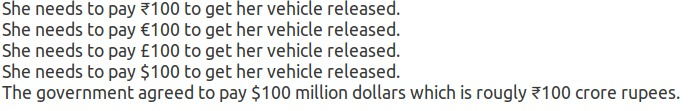
#> input picture annotation/media/tess_rupee_test.jpg, 690 x 111 px
$ python -i deskew.py   (imports and definitions only)
#> lines starting #> are read from the running program, lines starting #| are printed output that depends on the picture; after the words box and inside, x2 and y2 are one past the last pixel; in counts of white or black regions, pixels touching at a corner belong together
#> further down, picture is the input picture: shape (111, 690, 3); mean B, G, R 231.1, 231.9, 231.4
import numpy as np
import cv2


def deskewImage(img):
    """
    adapted from: https://www.pyimagesearch.com/2017/02/20/text-skew-correction-opencv-python/
    """

    # use medianBluer to remove black artefacts from the image
    image = cv2.medianBlur(img, 5)
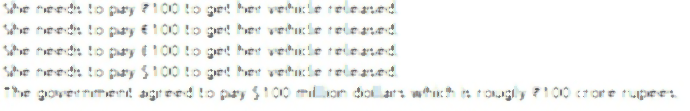
#> image: shape (111, 690, 3); mean B, G, R 242.8, 244.4, 243.3

    # convert the image to grayscale and flip the foreground
    # and background to ensure foreground is now "white" and
    # the background is "black"
    gray = cv2.cvtColor(img, cv2.COLOR_BGR2GRAY)
    gray = cv2.bitwise_not(gray)
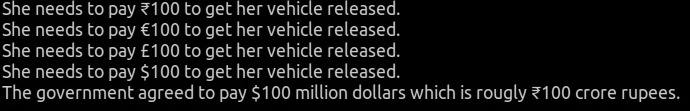
#> gray: shape (111, 690); min 0, max 209, mean 23.4
    # threshold the image, setting all foreground pixels to
    # 255 and all background pixels to 0
    thresh = cv2.threshold(gray, 0, 255, cv2.THRESH_BINARY | cv2.THRESH_OTSU)[1]
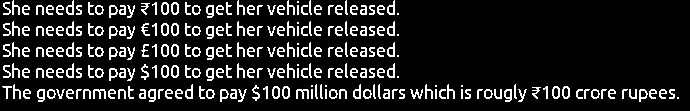
#> thresh: shape (111, 690); 13.2% white in thin lines or dots

    # grab the (x, y) coordinates of all pixel values that
    # are greater than zero, then use these coordinates to
    # compute a rotated bounding box that contains all
    # coordinates
    coords = np.column_stack(np.where(thresh > 0))
#> coords = 10072 pairs, first value 0 to 101, second value 2 to 678
    angle = cv2.minAreaRect(coords)[-1]
#> angle = -90
    # the `cv2.minAreaRect` function returns values in the
    # range [-90, 0); as the rectangle rotates clockwise the
    # returned angle trends to 0 -- in this special case we
    # need to add 90 degrees to the angle
    if angle < -45:
        angle = -(90 + angle)
#> angle = 0
    # otherwise, just take the inverse of the angle to make
    # it positive
    else:
        angle = -angle

    # rotate the image to deskew it
    (h, w) = image.shape[:2]
#> h = 111; w = 690
    center = (w // 2, h // 2)
#> center = (345, 55)
    M = cv2.getRotationMatrix2D(center, angle, 1.0)
#> M = [[1, 0, 0], [0, 1, 0]]

    rotated_img = cv2.warpAffine(
        img, M, (w, h), flags=cv2.INTER_CUBIC, borderMode=cv2.BORDER_REPLICATE
    )

    return rotated_img

>>> import cv2
>>> picture = cv2.imread('../media/tess_rupee_test.jpg')
>>> result = deskewImage(picture)

$ run again, on annotation/media/page_1.jpg
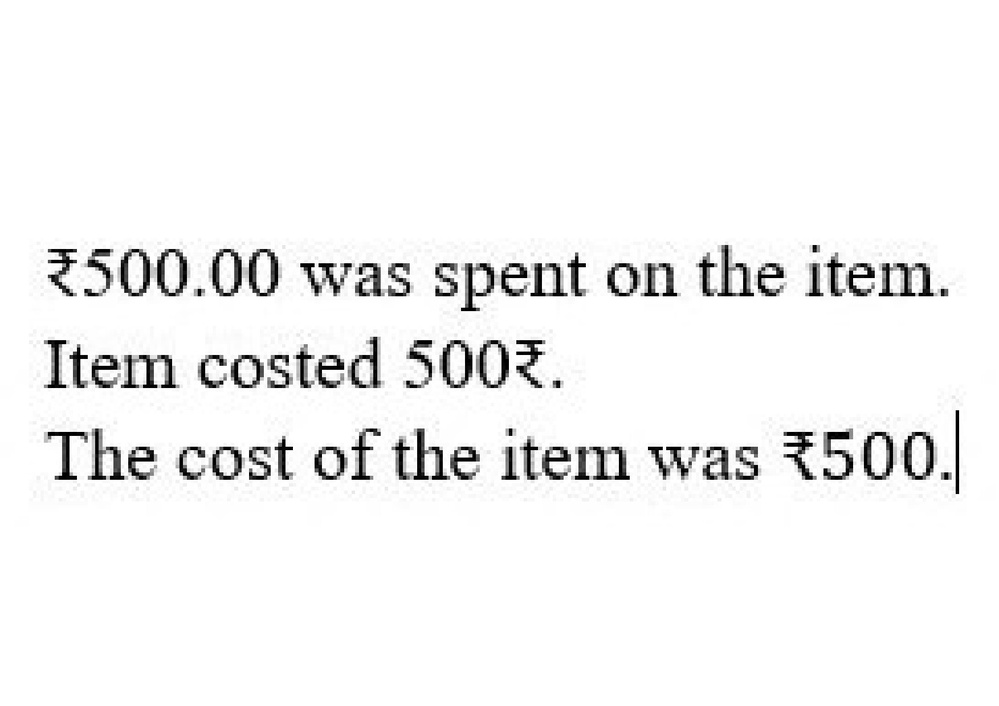
#> input picture annotation/media/page_1.jpg, 999 x 706 px, shrunk from 1753 x 1239 before the run
#> picture is the input picture: shape (706, 999, 3); min 0, max 255, mean 243.9
#> in deskewImage, `thresh = cv2.threshold(gray, 0, 255, cv2.THRESH_BINARY | cv2.THRESH_OT..`:
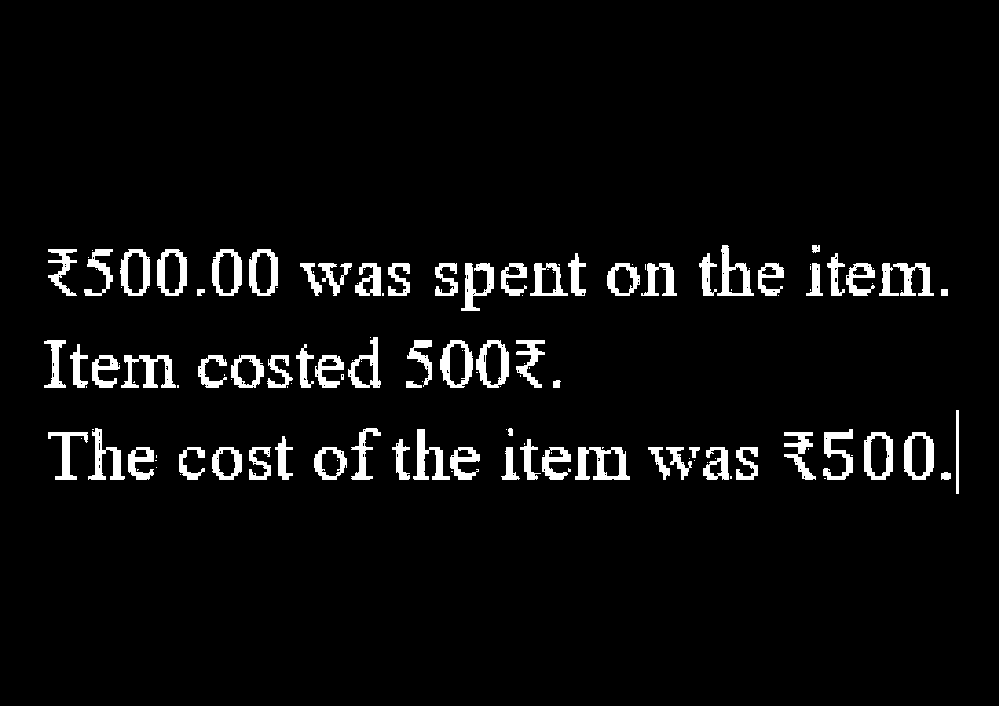
#> thresh: shape (706, 999); 4.6% white; 145 white regions (73 under 20 px), largest, box (x1, y1, x2, y2) and area: (575, 447, 630, 480) 928, (121, 355, 176, 388) 845, (413, 429, 450, 480) 747
#> coords = 32699 pairs, first value 245 to 493, second value 44 to 958
#> in deskewImage, `angle = cv2.minAreaRect(coords)[-1]`: angle = -0.89
#> in deskewImage, `angle = -angle`: angle = 0.89
#> M = [[1, 0.0155, -5.42], [-0.0155, 1, 7.8]]
#> in deskewImage, `rotated_img = cv2.warpAffine( img, M, (w, h), flags=cv2.INTER_CUBIC, b..`:
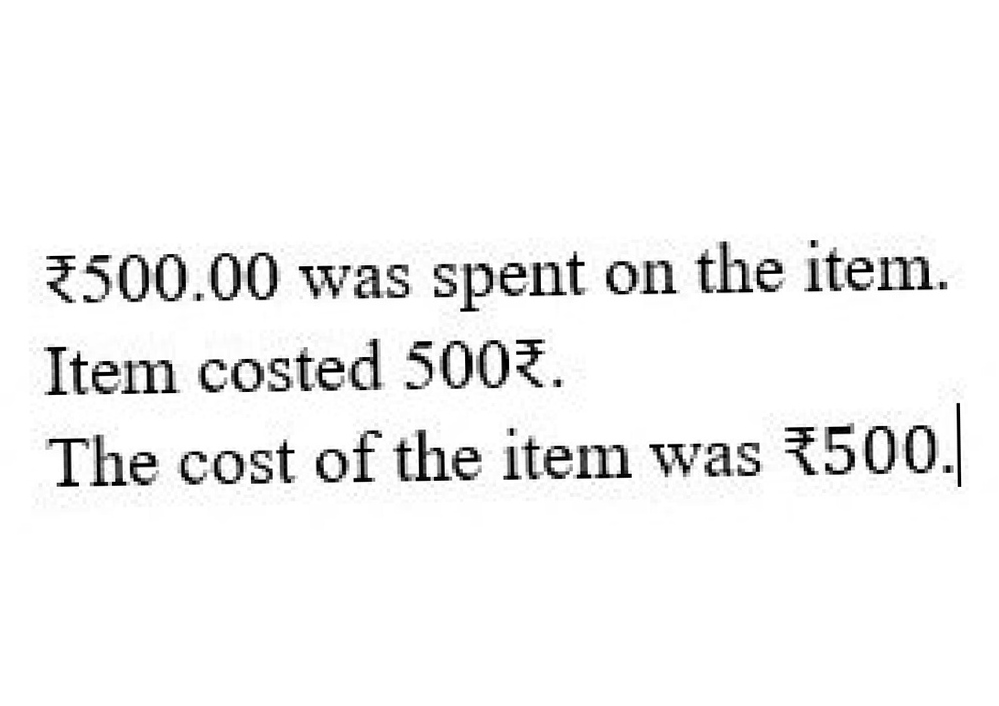
#> rotated_img: shape (706, 999, 3); min 0, max 255, mean 243.9
